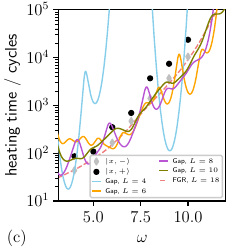

The Python source for this figure:
import numpy as np
from matplotlib import rc
rc('text', usetex=True)
import matplotlib.pyplot as plt

name_data = "ye_k=0_p=1_energy_dynamics_" + "x_p" + "_L=" + str(24) + ".txt"
data_x_p = np.loadtxt(name_data, delimiter=",")

name_data = "ye_k=0_p=1_energy_dynamics_" + "x_m" + "_L=" + str(24) + ".txt"
data_x_m = np.loadtxt(name_data, delimiter=",")


plt.figure(1, figsize=(2.3, 2.5), constrained_layout=True)

# data from real-time
plt.scatter(np.pi / data_x_m[:, 0], 1. / data_x_m[:, 1], s=12, marker="d", color="silver", label=r"$|x, - \rangle$", zorder=2)
plt.scatter(np.pi / data_x_p[:, 0], 1. / data_x_p[:, 1], s=12, marker="o", color="black", label=r"$|x, + \rangle$", zorder=2)

colors = ["skyblue", "orange", "mediumorchid", "olive"]

start = 0.0
end = 1.0
res = 10000000
dE = 0.5

for j, L in enumerate([4, 6, 8, 10]):

    name = "ye_pbc_heating_rate_from_gaps_L" + str(L) + "_dE" + str(dE).replace(".", "-")
    data = np.load(name + ".npz")
    wl = data["wl"]
    gamma_gauss = data["gamma_gauss"]

    # convert to cycles
    gamma_gauss = gamma_gauss * 2. * np.pi / wl
    plt.plot(wl, 1. / gamma_gauss, label=r"Gap, $L=" + str(L) + r"$", color=colors[j], lw=1, zorder=3)


# fgr
name = "ye_pbc_fgr_from_ed_L" + str(18) + "_dE" + str(dE).replace(".", "-") + ".npz"
data = np.load(name)
wl_fgr = data["wl"]
gamma_gauss_fgr = data["gamma_gauss"][0, :]

# convert to cycles
gamma_gauss_fgr = gamma_gauss_fgr * 2. * np.pi / wl_fgr
plt.plot(wl_fgr, 1. / gamma_gauss_fgr, label=r"FGR, $L=" + str(18) + r"$", ls="--", color="lightcoral", lw=1, zorder=1)

# plt.grid(True)
plt.legend(loc="lower right", framealpha=1, fontsize=5, handlelength=1.0, ncol=2)
plt.xlabel(r"$\omega$", fontsize=12)
plt.ylabel(r"heating time / cycles", fontsize=12)

plt.yscale("log")
plt.xlim(np.pi, 12)
plt.ylim(10.0, 1.e5)

plt.xticks(fontsize=12)
plt.yticks(fontsize=12)

plt.gcf().text(0.03, 0.03, r"$(\mathrm{c})$", fontsize=12)
plt.savefig("Fig13c.pdf", format="pdf")
# plt.show()